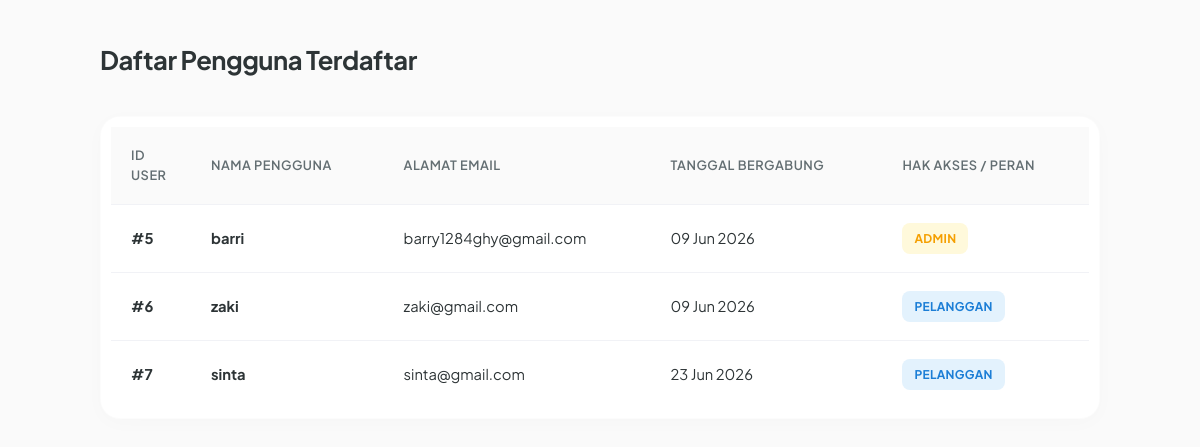
Page /admin-dashboard/pengguna/ on the committed database.
### shop/models.py (models this page shows)
class Pengguna(AbstractUser):
    ROLE_CHOICES = (
        ('admin', 'Admin'),
        ('user', 'Pengguna/User'),
    )
    role = models.CharField(max_length=10, choices=ROLE_CHOICES, default='user')

### shop/views.py (the view)
# urls.py: path('admin-dashboard/pengguna/', views.daftar_pengguna_view, name='daftar_pengguna'),
def daftar_pengguna_view(request):
    daftar_pengguna = User.objects.all()
    context = {
        'daftar_pengguna': daftar_pengguna,
    }
    return render(request, 'shop/daftar_pengguna.html', context)

### shop/templates/shop/daftar_pengguna.html (shortened to what this page needs)
{% load humanize %}
<!DOCTYPE html>
<html lang="id">
<head>
</head>
<body>
    <div class="container">
        <header class="page-header">
            <h1>Daftar Pengguna Terdaftar</h1>
        </header>
        <div class="table-container">
            <table>
                <thead>
                    <tr>
                        <th style="width: 80px;">ID User</th>
                        <th>Nama Pengguna</th>
                        <th>Alamat Email</th>
                        <th>Tanggal Bergabung</th>
                        <th>Hak Akses / Peran</th>
                    </tr>
                </thead>
                <tbody>
                    {% for pengguna in daftar_pengguna %}
                    <tr>
                        <td><strong>#{{ pengguna.pk }}</strong></td>
                        <td><strong>{{ pengguna.username }}</strong></td>
                        <td>{{ pengguna.email|default:"Tidak ada email" }}</td>
                        <td>{{ pengguna.date_joined|date:"d M Y" }}</td>
                        <td>
                            {% if pengguna.role == 'admin' %}
                            <span class="badge-role badge-role-admin">Admin</span>
                            {% else %}
                            <span class="badge-role badge-role-user">Pelanggan</span>
                            {% endif %}
                        </td>
                    </tr>
                    {% empty %}
                    <tr>
                        <td colspan="5" class="empty-row">Belum ada akun pengguna yang terdaftar di dalam sistem Marsi.</td>
                    </tr>
                    {% endfor %}
                </tbody>
            </table>
        </div>
    </div>
</body>
</html>

### shop/templates/shop/daftar_pengguna.html (style rules this page uses)
:root { --bg-primary: #fafafa; --bg-card: #ffffff; --text-main: #2d3436; --text-muted: #636e72; --accent-soft: #87a99c; --border-color: #f1f2f6; --shadow-soft: 0 4px 20px rgba(0, 0, 0, 0.02); }
* { box-sizing: border-box; margin: 0; padding: 0; }
body { font-family: 'Plus Jakarta Sans', sans-serif; background-color: var(--bg-primary); color: var(--text-main); line-height: 1.6; padding: 40px 20px; }
.container { max-width: 1000px; margin: 0 auto; }
.page-header { margin-bottom: 35px; display: flex; justify-content: space-between; align-items: center; }
.page-header h1 { font-size: 1.6rem; font-weight: 700; letter-spacing: -0.5px; }
.table-container { background-color: var(--bg-card); border-radius: 20px; box-shadow: var(--shadow-soft); overflow: hidden; border: 1px solid rgba(0, 0, 0, 0.01); padding: 10px; }
table { width: 100%; border-collapse: collapse; text-align: left; font-size: 0.92rem; }
th { background-color: #fafafa; color: var(--text-muted); font-weight: 600; padding: 18px 20px; border-bottom: 1px solid var(--border-color); font-size: 0.8rem; text-transform: uppercase; letter-spacing: 0.5px; }
td { padding: 18px 20px; border-bottom: 1px solid var(--border-color); vertical-align: middle; }
tr:last-child td { border-bottom: none; }
.badge-role { display: inline-block; padding: 6px 12px; font-size: 0.75rem; font-weight: 700; border-radius: 8px; text-transform: uppercase; letter-spacing: 0.3px; }
.badge-role-admin { background-color: #fff9db; color: #f59f00; }
.badge-role-user { background-color: #e3f2fd; color: #1c7ed6; }

### rows in the picture
Pengguna: pk "5", username "barri", email "barry1284ghy@gmail.com", date_joined "09 Jun 2026", role "ADMIN"
Pengguna: pk "6", username "zaki", email "zaki@gmail.com", date_joined "09 Jun 2026", role "PELANGGAN"
Pengguna: pk "7", username "sinta", email "sinta@gmail.com", date_joined "23 Jun 2026", role "PELANGGAN"
